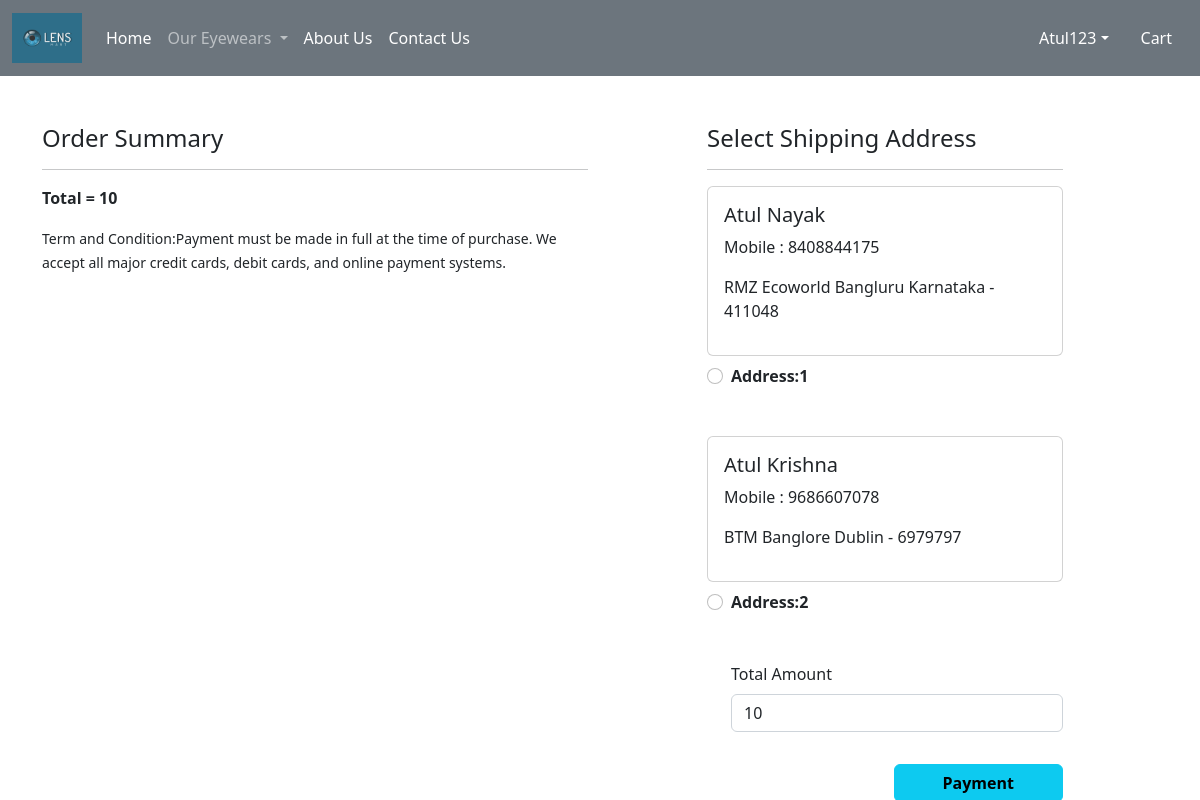
/checkout/ (signed in), run on the app's committed database.
### app/models.py (models this page shows, shortened)
class Customer(models.Model):
    user = models.ForeignKey(User,on_delete=models.CASCADE)
    name = models.CharField(max_length=200)
    locality = models.CharField(max_length=200)
    city = models.CharField(max_length=50)
    mobile = models.IntegerField(default=0)
    zipcode = models.IntegerField()
    state = models.CharField(choices=STATE_CHOICES,max_length=100)

### app/views.py (the view, shortened to what this page needs)
# urls.py: path('checkout/', views.checkout.as_view(), name='checkout'),
@method_decorator(login_required,name='dispatch')
class checkout(View):
    def get(self,request):
        totalitem = 0
        if request.user.is_authenticated:
            totalitem = len(Cart.objects.filter(user=request.user))
        user=request.user
        add=Customer.objects.filter(user=user)
        cart_items=Cart.objects.filter(user=user)
        famount = 0
        for p in cart_items:
            value = p.quantity * p.product.discounted_price
            famount = famount + value
        totalamount = famount + 10
        razoramount = int(totalamount * 100)
        client = razorpay.Client(auth=(settings.RAZOR_KEY_ID, settings.RAZOR_KEY_SECRET))
        data = { "amount": razoramount, "currency": "INR", "receipt": "order_rcptid_12"}
        payment_response = client.order.create(data=data)
        print(payment_response)
        order_id = payment_response['id']
        order_status = payment_response['status']
        return render(request, 'app/checkout.html',locals())

### app/templates/app/checkout.html (shortened to what this page needs)
{% extends 'app/base.html' %}
{% load static %}
{% block main-content %}
<div class="container">
 <div class="row mt-5">
  <div class="col-sm-6">
    <h4>Order Summary</h4>
    <hr>
    <p class="fw-bold">Total = {{totalamount}}</p>
    <small>Term and Condition:Payment must be made in full at the time of purchase. We accept all major credit cards, debit cards, and online payment systems. </small>
  </div>
  <div class="col-sm-4 offset-sm-1">
    <h4>Select Shipping Address</h4>
    <hr>
    <form  method="post" id="myform">
      {% for ad in add %}
      <div class="card">
        <div class="card-body">
        <h5>{{ad.name}}</h5>
        <p>Mobile : {{ad.mobile}}</p>
        <p>{{ad.locality}} {{ad.city}} {{ad.state}} - {{ad.zipcode}}</p>
        </div>
      </div>
        <div class="form-check mt-2 mb-5">
          <input class="form-check-input" type="radio" name="custid" id="custadd{{forloop.counter}}" value="{{ad.id}}">
          <label class="form-check-label fw-bold" for="custadd{{forloop.counter}}">
            Address:{{forloop.counter}} </label>
        </div>
      {% endfor %}
        <div class="form-check mb-3">
          <label for="totamount" class="form-label">Total Amount</label>
          <input type="number" class="form-control" name="totamount" value={{totalamount}} readonly>
        </div>
        <div class="text-end">
          <button id="rzp-button1" type="submit" class="btn btn-info mt-3 px-5 fw-bold">Payment</button>
        </div>
      </form>
    </div>
  </div>
</div>
{% endblock main-content %}

### app/templates/app/base.html (shortened to what this page needs)
<!DOCTYPE html>
{% load static %}
<html lang="en">
<head>
    <link href="https://cdn.jsdelivr.net/npm/bootstrap@5.2.2/dist/css/bootstrap.min.css" rel="stylesheet">
    <link rel="stylesheet" href="{% static 'app/css/owl.carousel.min.css' %}" />
    <link rel="stylesheet" href="{% static 'app/css/all.min.css' %}" />
    <link rel="stylesheet" href="{% static 'app/css/style.css' %}" />
</head>
<body>
    <nav class="navbar navbar-expand-lg navbar-dark bg-secondary">
        <div class="container-fluid">
          <a class="navbar-brand" href="#">
            <img src="{% static "app/images/Lensmart.webp" %}" width="70" height="50" />
          </a>
          <div class="collapse navbar-collapse" id="navbarSupportedContent">
            <ul class="navbar-nav me-auto mb-2 mb-lg-0">
              {% if request.user.is_authenticated %}
              <li class="nav-item">
                <a class="nav-link active" aria-current="page" href="/">Home</a>
              </li>
              <li class="nav-item dropdown">
                <a class="nav-link dropdown-toggle" href="#" role="button" data-bs-toggle="dropdown" aria-expanded="false">
                  Our Eyewears
                </a>
              </li>
              <li class="nav-item">
                <a class="nav-link text-white" href="#">About Us</a>
              </li>
              <li class="nav-item">
                <a class="nav-link text-white" href="#">Contact Us</a>
              </li>
            </ul>
          </div>
          <ul class="navbar-nav me-auto mb-2 mb-lg-0">
            <li class="nav-item dropdown mx-2">
                <a class="nav-link dropdown-toggle text-white" href="#" id="profileDropdown" role="button" data-bs-toggle="dropdown" aria-expanded="false">{{request.user.username|capfirst}}</a>
            </li>
            <li class="nav-item mx-2">
                <a href="{% url 'showcart' %}" class="nav-link text-white"> Cart</a>
            </li>
            {% endif %}
          </ul>
        </div>
      </nav>
      {% block main-content %}{% endblock main-content %}
</body>
</html>

### data on the page
Customer: name "Atul Nayak", mobile "8408844175", locality "RMZ Ecoworld", city "Bangluru", state "Karnataka", zipcode "411048"
Customer: name "Atul Krishna", mobile "9686607078", locality "BTM", city "Banglore", state "Dublin", zipcode "6979797"

### other printed values
{{ request.user.username|capfirst }} "Atul123"
{{ totalamount }} "10"
